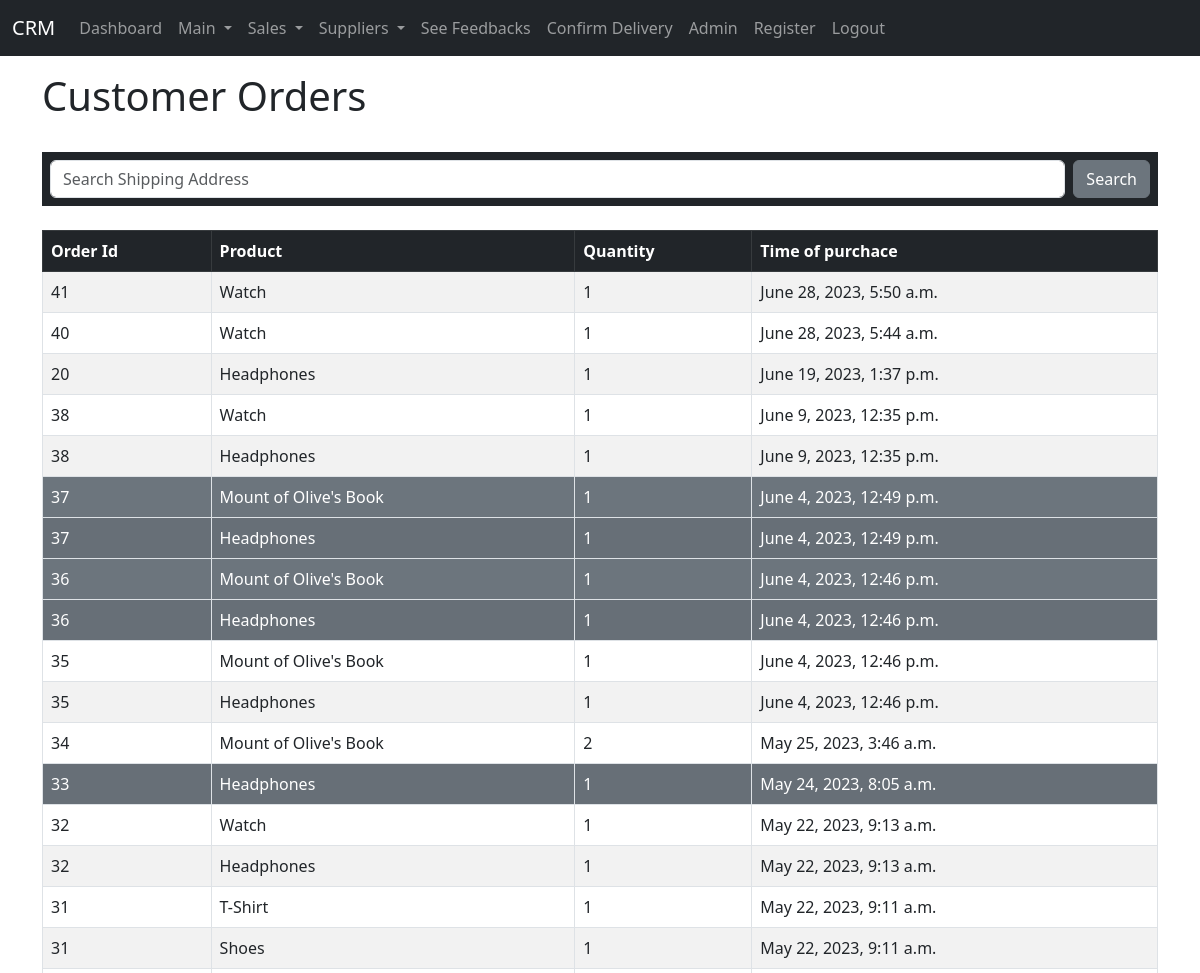
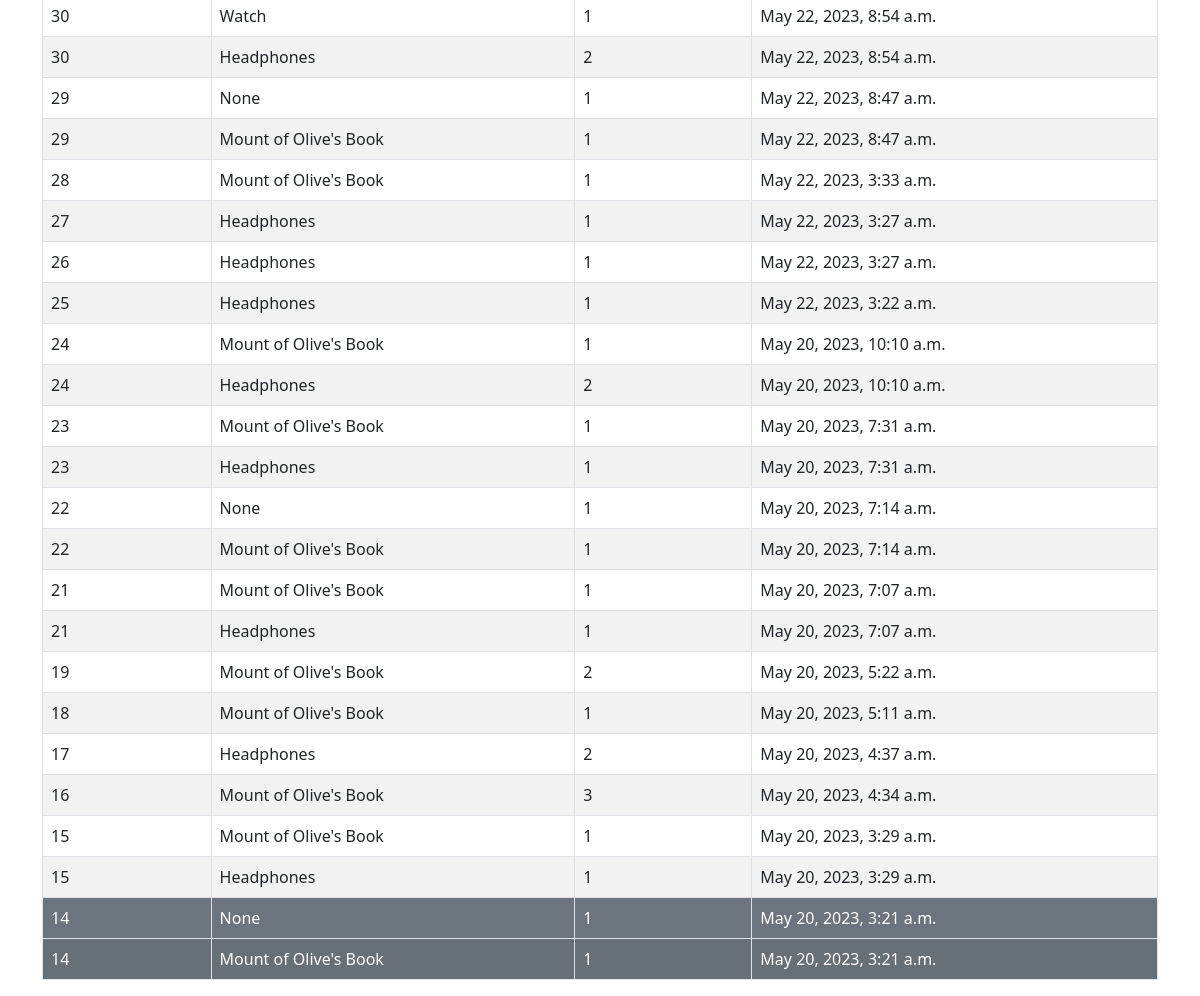
Page /features/ecommorderdata (signed in) on the committed database (2 pictures, top to bottom).
### store/models.py (models this page shows, shortened)
class OrderItem(models.Model):
	product = models.ForeignKey(Product, on_delete=models.SET_NULL, null=True)
	order = models.ForeignKey(Order, on_delete=models.SET_NULL, null=True)
	quantity = models.IntegerField(default=0, null=True, blank=True)
	date_added = models.DateTimeField(auto_now_add=True)

class Order(models.Model):
	customer = models.ForeignKey(Customer, on_delete=models.SET_NULL, null=True, blank=True)
	date_ordered = models.DateTimeField(auto_now_add=True)
	complete = models.BooleanField(default=False)
	transaction_id = models.CharField(max_length=100, null=True)
	def __str__(self):
		return str(self.id)

class Product(models.Model):
	name = models.CharField(max_length=200)
	description = models.CharField(max_length=200)
	price = models.FloatField()
	digital = models.BooleanField(default=False,null=True, blank=True)
	image = models.ImageField(null=True, blank=True)
	def __str__(self):
		return self.name

### features/views.py (the view)
# urls.py: path('ecommorderdata', views.ecommorderdata, name='ecommorderdata'),
def ecommorderdata(request):
	order_ids = delivery.objects.values_list('order_id', flat=True).distinct()
	order_id_list = list(order_ids)
	ecommorders = OrderItem.objects.order_by('-date_added')
	return render(request, 'ecommorder.html', {'order_id_list':order_id_list, 'ecommorders':ecommorders})

### features/templates/ecommorder.html (shortened to what this page needs)
{% extends 'base.html' %}
{% block content %}
{% if user.is_authenticated %}
<h1> Customer Orders </h1>
<br>
<div class="bg-dark p-2">
	<form class="d-flex" role="search" method="POST" action="{% url 'searchid' %}">
        <input class="form-control me-2" type="search" placeholder="Search Shipping Address" aria-label="Search" name="searchedid">
        <button class="btn btn-secondary" type="submit">Search</button>
      </form>
</div>
<br>
<div class="table-resp">
<table class="table table-striped table-hover table-bordered ">
	<thead class="table-dark">
		<tr>
			<th scope="col">Order Id</th>
			<th scope="col">Product</th>
			<th scope="col">Quantity</th>
			<th scope="col">Time of purchace</th>
		</tr>
	</thead>
	<tbody>
		{% if ecommorders %}
		{% for items in ecommorders %}
		<tr>
			{% if items.order %}
			{% if items.order.id in order_id_list %}
			<td class="bg-secondary" style="color: white;">{{ items.order }}</td>
			<td class="bg-secondary" style="color: white;">{{ items.product }}</td>
			<td class="bg-secondary" style="color: white;">{{ items.quantity }}</td>
			<td class="bg-secondary" style="color: white;">{{ items.date_added }}</td>
			{% else %}
			<td>{{ items.order }}</td>
			<td>{{ items.product }}</td>
			<td>{{ items.quantity }}</td>
			<td>{{ items.date_added }}</td>
			{% endif %}
			{% endif %}
		</tr>
		{% endfor %}
		{% endif %}
	</tbody>
</table>
</div>
{% else %}
<h1>You need to login first</h1>
{% endif %}
{% endblock %}

### mainpart/templates/base.html (style rules this page uses)
.table-resp { padding: 0; margin: 0; width: 100%; height: fit-content; overflow-x: scroll; }

### rows in the picture
OrderItem: order "41", product "Watch", quantity "1", date_added "June 28, 2023, 5:50 a.m."
OrderItem: order "40", product "Watch", quantity "1", date_added "June 28, 2023, 5:44 a.m."
OrderItem: order "20", product "Headphones", quantity "1", date_added "June 19, 2023, 1:37 p.m."
OrderItem: order "38", product "Watch", quantity "1", date_added "June 9, 2023, 12:35 p.m."
OrderItem: order "38", product "Headphones", quantity "1", date_added "June 9, 2023, 12:35 p.m."
OrderItem: order "37", product "Mount of Olive's Book", quantity "1", date_added "June 4, 2023, 12:49 p.m."
OrderItem: order "37", product "Headphones", quantity "1", date_added "June 4, 2023, 12:49 p.m."
OrderItem: order "36", product "Mount of Olive's Book", quantity "1", date_added "June 4, 2023, 12:46 p.m."
OrderItem: order "36", product "Headphones", quantity "1", date_added "June 4, 2023, 12:46 p.m."
OrderItem: order "35", product "Mount of Olive's Book", quantity "1", date_added "June 4, 2023, 12:46 p.m."
OrderItem: order "35", product "Headphones", quantity "1", date_added "June 4, 2023, 12:46 p.m."
OrderItem: order "34", product "Mount of Olive's Book", quantity "2", date_added "May 25, 2023, 3:46 a.m."
OrderItem: order "33", product "Headphones", quantity "1", date_added "May 24, 2023, 8:05 a.m."
OrderItem: order "32", product "Watch", quantity "1", date_added "May 22, 2023, 9:13 a.m."
OrderItem: order "32", product "Headphones", quantity "1", date_added "May 22, 2023, 9:13 a.m."
OrderItem: order "31", product "T-Shirt", quantity "1", date_added "May 22, 2023, 9:11 a.m."
OrderItem: order "31", product "Shoes", quantity "1", date_added "May 22, 2023, 9:11 a.m."
OrderItem: order "30", product "Watch", quantity "1", date_added "May 22, 2023, 8:54 a.m."
OrderItem: order "30", product "Headphones", quantity "2", date_added "May 22, 2023, 8:54 a.m."
OrderItem: order "29", product "None", quantity "1", date_added "May 22, 2023, 8:47 a.m."
OrderItem: order "29", product "Mount of Olive's Book", quantity "1", date_added "May 22, 2023, 8:47 a.m."
OrderItem: order "28", product "Mount of Olive's Book", quantity "1", date_added "May 22, 2023, 3:33 a.m."
OrderItem: order "27", product "Headphones", quantity "1", date_added "May 22, 2023, 3:27 a.m."
OrderItem: order "26", product "Headphones", quantity "1", date_added "May 22, 2023, 3:27 a.m."
OrderItem: order "25", product "Headphones", quantity "1", date_added "May 22, 2023, 3:22 a.m."
OrderItem: order "24", product "Mount of Olive's Book", quantity "1", date_added "May 20, 2023, 10:10 a.m."
OrderItem: order "24", product "Headphones", quantity "2", date_added "May 20, 2023, 10:10 a.m."
OrderItem: order "23", product "Mount of Olive's Book", quantity "1", date_added "May 20, 2023, 7:31 a.m."
OrderItem: order "23", product "Headphones", quantity "1", date_added "May 20, 2023, 7:31 a.m."
OrderItem: order "22", product "None", quantity "1", date_added "May 20, 2023, 7:14 a.m."
OrderItem: order "22", product "Mount of Olive's Book", quantity "1", date_added "May 20, 2023, 7:14 a.m."
OrderItem: order "21", product "Mount of Olive's Book", quantity "1", date_added "May 20, 2023, 7:07 a.m."
OrderItem: order "21", product "Headphones", quantity "1", date_added "May 20, 2023, 7:07 a.m."
OrderItem: order "19", product "Mount of Olive's Book", quantity "2", date_added "May 20, 2023, 5:22 a.m."
OrderItem: order "18", product "Mount of Olive's Book", quantity "1", date_added "May 20, 2023, 5:11 a.m."
OrderItem: order "17", product "Headphones", quantity "2", date_added "May 20, 2023, 4:37 a.m."
OrderItem: order "16", product "Mount of Olive's Book", quantity "3", date_added "May 20, 2023, 4:34 a.m."
OrderItem: order "15", product "Mount of Olive's Book", quantity "1", date_added "May 20, 2023, 3:29 a.m."
OrderItem: order "15", product "Headphones", quantity "1", date_added "May 20, 2023, 3:29 a.m."
OrderItem: order "14", product "None", quantity "1", date_added "May 20, 2023, 3:21 a.m."
OrderItem: order "14", product "Mount of Olive's Book", quantity "1", date_added "May 20, 2023, 3:21 a.m."
